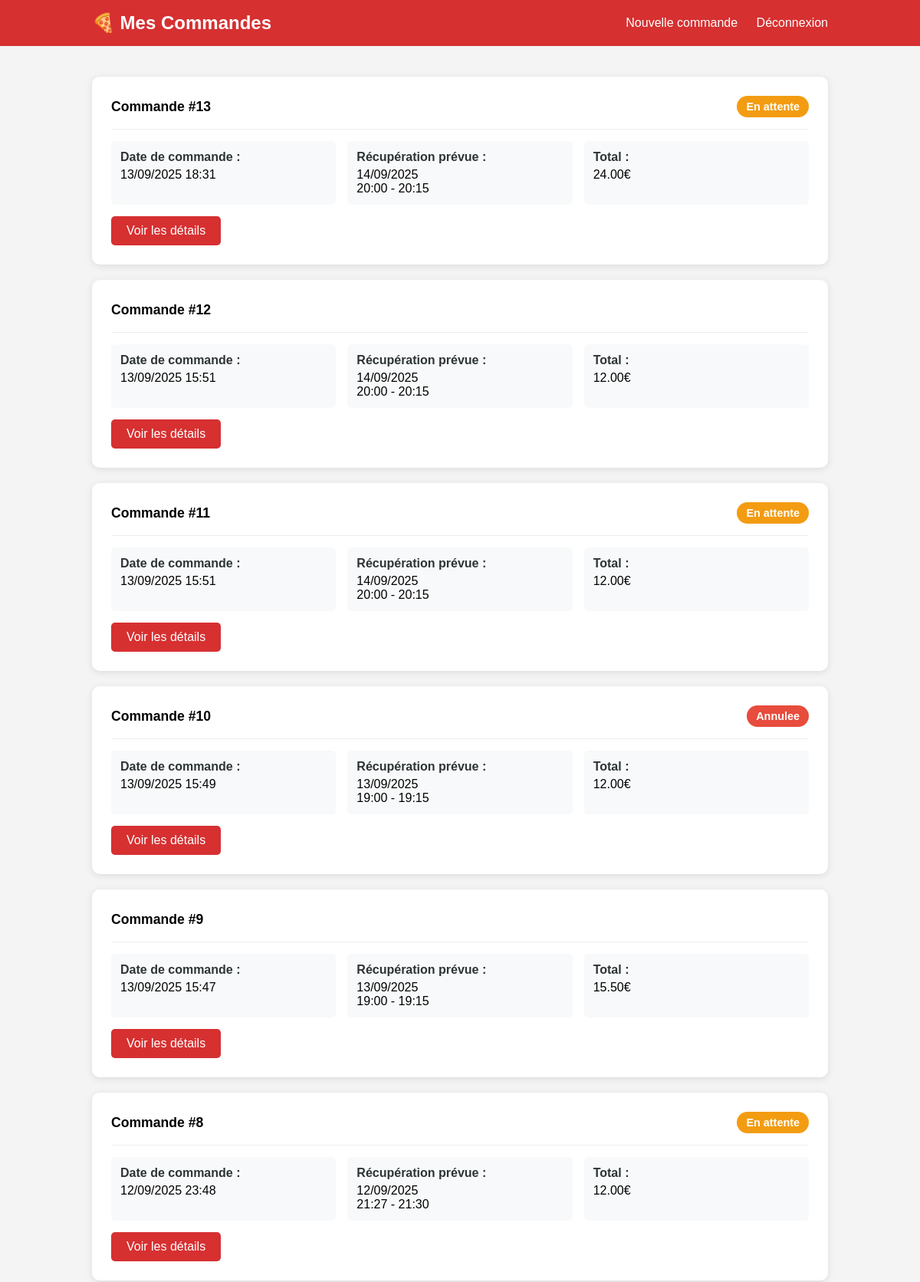
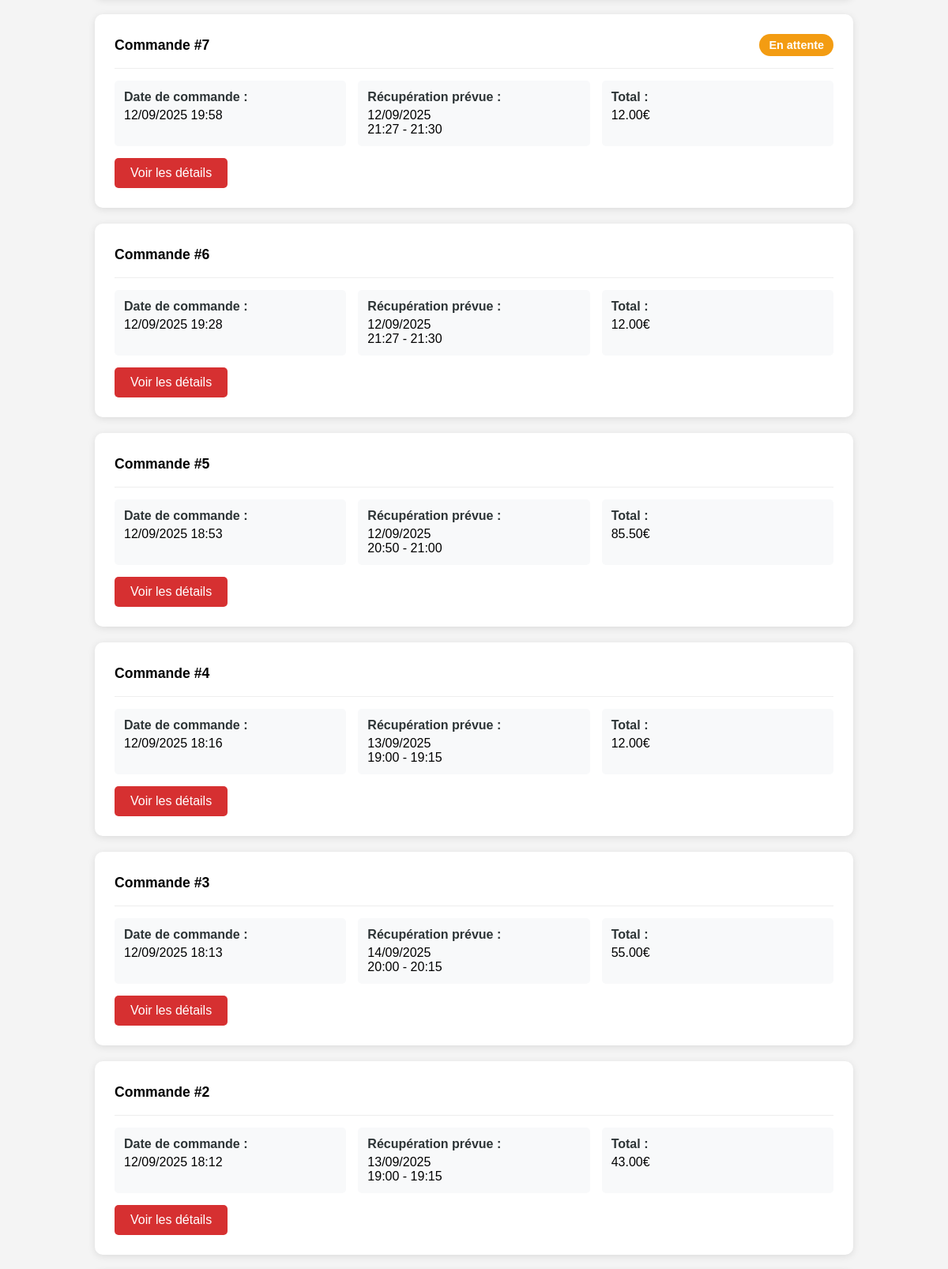
Screenshot of /mes_commandes.php (signed in, upper part) with the database file from the repository (2 pictures, top to bottom).
### tables this page shows
CREATE TABLE `commandes` (
  `id` int(11) NOT NULL,
  `user_id` int(11) DEFAULT NULL,
  `creneau_id` int(11) DEFAULT NULL,
  `statut` enum('en_attente','confirmee','prete','terminee','annulee') DEFAULT 'en_attente',
  `total` decimal(8,2) DEFAULT NULL,
  `created_at` timestamp NOT NULL DEFAULT current_timestamp()
);

CREATE TABLE `creneaux` (
  `id` int(11) NOT NULL,
  `date_creneau` date NOT NULL,
  `heure_debut` time NOT NULL,
  `heure_fin` time NOT NULL,
  `max_pizzas` int(11) DEFAULT 20,
  `pizzas_commandees` int(11) DEFAULT 0,
  `actif` tinyint(1) DEFAULT 1
);

### mes_commandes.php (the view, shortened to what this page needs)
<?php
$database = new Database();
$db = $database->getConnection();
$query = "SELECT c.*, cr.date_creneau, cr.heure_debut, cr.heure_fin
          FROM commandes c
          JOIN creneaux cr ON c.creneau_id = cr.id
          WHERE c.user_id = ?
          ORDER BY c.created_at DESC";
$stmt = $db->prepare($query);
$stmt->execute([$_SESSION['user_id']]);
$commandes = $stmt->fetchAll(PDO::FETCH_ASSOC);
?>
<!DOCTYPE html>
<html lang="fr">
<head>
</head>
<body>
    <header>
        <div class="container">
            <nav class="nav">
                <h1>🍕 Mes Commandes</h1>
                <div>
                    <a href="commander.php">Nouvelle commande</a>
                    <a href="logout.php">Déconnexion</a>
                </div>
            </nav>
        </div>
    </header>
    <div class="main container">
        <?php if (empty($commandes)): ?>
            <div class="no-commandes">
                <h2>Aucune commande</h2>
                <p>Vous n'avez pas encore passé de commande.</p>
                <a href="commander.php" class="btn">Passer ma première commande</a>
            </div>
        <?php else: ?>
            <?php foreach ($commandes as $commande): ?>
                <div class="commande-card">
                    <div class="commande-header">
                        <div class="commande-id">Commande #<?= $commande['id'] ?></div>
                        <div class="status-badge status-<?= $commande['statut'] ?>">
                            <?= ucfirst(str_replace('_', ' ', $commande['statut'])) ?>
                        </div>
                    </div>
                    <div class="commande-info">
                        <div class="info-item">
                            <span class="info-label">Date de commande :</span>
                            <?= date('d/m/Y H:i', strtotime($commande['created_at'])) ?>
                        </div>
                        <div class="info-item">
                            <span class="info-label">Récupération prévue :</span>
                            <?= date('d/m/Y', strtotime($commande['date_creneau'])) ?><br>
                            <?= date('H:i', strtotime($commande['heure_debut'])) ?> - <?= date('H:i', strtotime($commande['heure_fin'])) ?>
                        </div>
                        <div class="info-item">
                            <span class="info-label">Total :</span>
                            <?= number_format($commande['total'], 2) ?>€
                        </div>
                    </div>
                    <a href="detail_commande.php?id=<?= $commande['id'] ?>" class="btn">Voir les détails</a>
                </div>
            <?php endforeach; ?>
        <?php endif; ?>
    </div>
</body>
</html>

### mes_commandes.php (style rules this page uses)
* { margin: 0; padding: 0; box-sizing: border-box; }
body { font-family: Arial, sans-serif; background: #f4f4f4; }
header { background: #d63031; color: white; padding: 1rem 0; }
.container { max-width: 1000px; margin: 0 auto; padding: 0 20px; }
.nav { display: flex; justify-content: space-between; align-items: center; }
.nav h1 { font-size: 1.5rem; }
.nav a { color: white; text-decoration: none; margin-left: 20px; }
.main { padding: 40px 20px; }
.commande-card { background: white; margin-bottom: 20px; padding: 25px; border-radius: 10px; box-shadow: 0 2px 10px rgba(0,0,0,0.1); }
.commande-header { display: flex; justify-content: space-between; align-items: center; margin-bottom: 15px; border-bottom: 1px solid #eee; padding-bottom: 15px; }
.commande-id { font-size: 1.1em; font-weight: bold; }
.status-badge { padding: 6px 12px; border-radius: 15px; color: white; font-size: 0.9em; font-weight: bold; }
.status-en_attente { background: #f39c12; }
.status-annulee { background: #e74c3c; }
.commande-info { display: grid; grid-template-columns: repeat(auto-fit, minmax(200px, 1fr)); gap: 15px; margin-bottom: 15px; }
.info-item { background: #f8f9fa; padding: 12px; border-radius: 5px; }
.info-label { font-weight: bold; color: #2d3436; display: block; margin-bottom: 5px; }
.btn { background: #d63031; color: white; padding: 10px 20px; border: none; border-radius: 5px; text-decoration: none; display: inline-block; }

### rows the page displays
commandes: id "13", statut "En attente", created_at "13/09/2025 18:31", creneau.date_creneau "14/09/2025", creneau.heure_debut "20:00", creneau.heure_fin "20:15", total "24.00"
commandes: id "12", created_at "13/09/2025 15:51", creneau.date_creneau "14/09/2025", creneau.heure_debut "20:00", creneau.heure_fin "20:15", total "12.00"
commandes: id "11", statut "En attente", created_at "13/09/2025 15:51", creneau.date_creneau "14/09/2025", creneau.heure_debut "20:00", creneau.heure_fin "20:15", total "12.00"
commandes: id "10", statut "Annulee", created_at "13/09/2025 15:49", creneau.date_creneau "13/09/2025", creneau.heure_debut "19:00", creneau.heure_fin "19:15", total "12.00"
commandes: id "9", created_at "13/09/2025 15:47", creneau.date_creneau "13/09/2025", creneau.heure_debut "19:00", creneau.heure_fin "19:15", total "15.50"
commandes: id "8", statut "En attente", created_at "12/09/2025 23:48", creneau.date_creneau "12/09/2025", creneau.heure_debut "21:27", creneau.heure_fin "21:30", total "12.00"
commandes: id "7", statut "En attente", created_at "12/09/2025 19:58", creneau.date_creneau "12/09/2025", creneau.heure_debut "21:27", creneau.heure_fin "21:30", total "12.00"
commandes: id "6", created_at "12/09/2025 19:28", creneau.date_creneau "12/09/2025", creneau.heure_debut "21:27", creneau.heure_fin "21:30", total "12.00"
commandes: id "5", created_at "12/09/2025 18:53", creneau.date_creneau "12/09/2025", creneau.heure_debut "20:50", creneau.heure_fin "21:00", total "85.50"
commandes: id "4", created_at "12/09/2025 18:16", creneau.date_creneau "13/09/2025", creneau.heure_debut "19:00", creneau.heure_fin "19:15", total "12.00"
commandes: id "3", created_at "12/09/2025 18:13", creneau.date_creneau "14/09/2025", creneau.heure_debut "20:00", creneau.heure_fin "20:15", total "55.00"
commandes: id "2", created_at "12/09/2025 18:12", creneau.date_creneau "13/09/2025", creneau.heure_debut "19:00", creneau.heure_fin "19:15", total "43.00"
